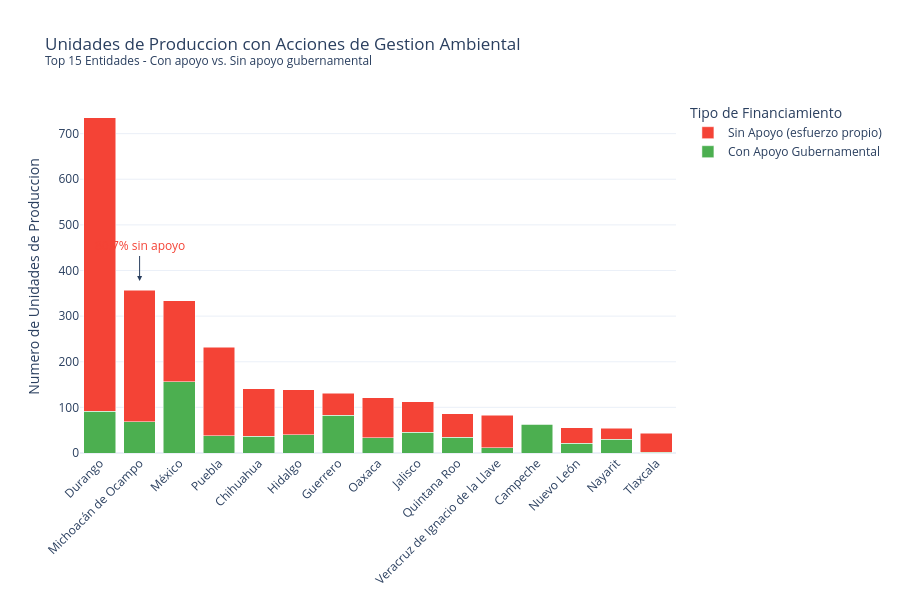

Here is the notebook cell this chart was saved with:
### Markdown cell above
---
## 3. Gestion Ambiental: Acciones con y sin apoyo gubernamental

Se comparan las unidades de produccion que realizan acciones de gestion ambiental.

### Code cell
# Grafico 3: Barras agrupadas - Gestion ambiental Top 15
df_gestion_top = df_gestion.sort_values('unidades_con_acciones', ascending=False).head(15)

fig3 = go.Figure()

fig3.add_trace(go.Bar(
    x=df_gestion_top['entidad'],
    y=df_gestion_top['unidades_con_apoyo'],
    name='Con Apoyo Gubernamental',
    marker_color=COLOR_APOYO
))

fig3.add_trace(go.Bar(
    x=df_gestion_top['entidad'],
    y=df_gestion_top['unidades_sin_apoyo'],
    name='Sin Apoyo (esfuerzo propio)',
    marker_color=COLOR_SIN
))

fig3.update_layout(
    title='Unidades de Produccion con Acciones de Gestion Ambiental<br><sup>Top 15 Entidades - Con apoyo vs. Sin apoyo gubernamental</sup>',
    xaxis_tickangle=-45,
    barmode='stack',
    template=template_style,
    legend_title='Tipo de Financiamiento',
    yaxis_title='Numero de Unidades de Produccion',
    height=600
)

if 'Michoacán de Ocampo' in df_gestion_top['entidad'].values:
    row = df_gestion_top[df_gestion_top['entidad'].str.contains('Michoacán')].iloc[0]
    fig3.add_annotation(
        x=row['entidad'],
        y=row['unidades_con_acciones'] + 20,
        text='80.7% sin apoyo',
        showarrow=True, arrowhead=2, ax=0, ay=-35,
        font=dict(color=COLOR_SIN, size=12)
    )

fig3.show()

### Figure 1 — Plotly figure (JSON) as saved in the notebook; plotly's stock layout.template omitted (floating-point values rounded to 4 significant figures)
{"data": [{"marker": {"color": "#4CAF50"}, "name": "Con Apoyo Gubernamental", "type": "bar", "x": ["Durango", "Michoacán de Ocampo", "México", "Puebla", "Chihuahua", "Hidalgo", "Guerrero", "Oaxaca", "Jalisco", "Quintana Roo", "Veracruz de Ignacio de la Llave", "Campeche", "Nuevo León", "Nayarit", "Tlaxcala"], "y": [91, 68, 156, 38, 37, 40, 83, 33, 45, 35, 12, 63, 21, 30, 2]}, {"marker": {"color": "#F44336"}, "name": "Sin Apoyo (esfuerzo propio)", "type": "bar", "x": ["Durango", "Michoacán de Ocampo", "México", "Puebla", "Chihuahua", "Hidalgo", "Guerrero", "Oaxaca", "Jalisco", "Quintana Roo", "Veracruz de Ignacio de la Llave", "Campeche", "Nuevo León", "Nayarit", "Tlaxcala"], "y": [644, 289, 178, 194, 104, 99, 48, 88, 67, 51, 71, 1, 34, 24, 41]}], "layout": {"annotations": [{"arrowhead": 2, "ax": 0, "ay": -35, "font": {"color": "#F44336", "size": 12}, "showarrow": true, "text": "80.7% sin apoyo", "x": "Michoacán de Ocampo", "y": 377}], "barmode": "stack", "height": 600, "legend": {"title": {"text": "Tipo de Financiamiento"}}, "title": {"text": "Unidades de Produccion con Acciones de Gestion Ambiental<br><sup>Top 15 Entidades - Con apoyo vs. Sin apoyo gubernamental</sup>"}, "xaxis": {"tickangle": -45}, "yaxis": {"title": {"text": "Numero de Unidades de Produccion"}}}}
